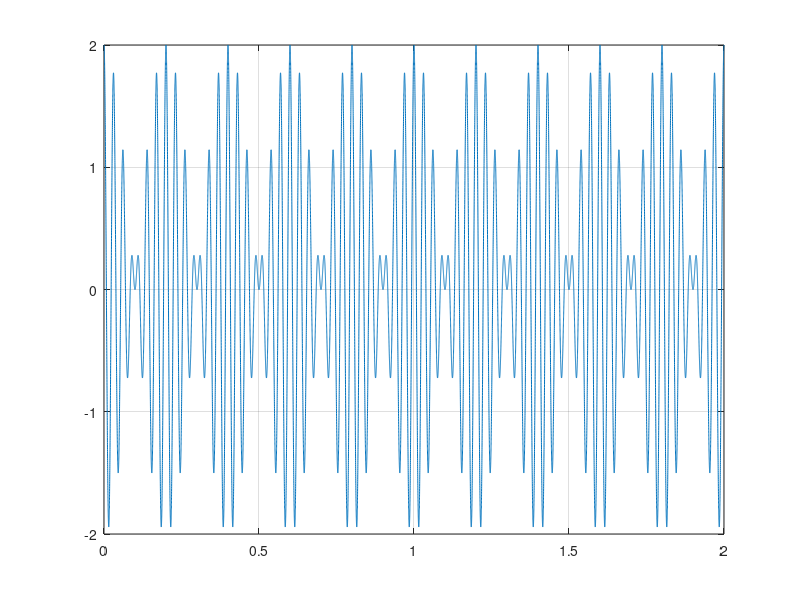

Recreate this plot in MATLAB.
samplerate = 16e3;
t = (0:1/samplerate:2)';

% Frequências
f1 = 30;
f2 = 35;

% Q1.1
x = cos(2*pi*f1*t) + cos(2*pi*f2*t);
plot(t,x); grid on;
[xi,yi] = ginput